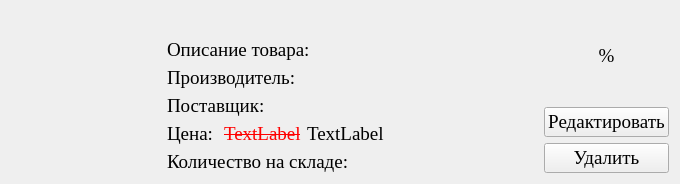
<?xml version="1.0" encoding="UTF-8"?>
<ui version="4.0">
 <class>Product</class>
 <widget class="QFrame" name="Product">
  <property name="geometry">
   <rect>
    <x>0</x>
    <y>0</y>
    <width>680</width>
    <height>179</height>
   </rect>
  </property>
  <property name="minimumSize">
   <size>
    <width>680</width>
    <height>0</height>
   </size>
  </property>
  <property name="maximumSize">
   <size>
    <width>680</width>
    <height>16777215</height>
   </size>
  </property>
  <property name="baseSize">
   <size>
    <width>680</width>
    <height>0</height>
   </size>
  </property>
  <property name="font">
   <font>
    <family>Times New Roman</family>
    <pointsize>14</pointsize>
   </font>
  </property>
  <property name="windowTitle">
   <string>Frame</string>
  </property>
  <layout class="QHBoxLayout" name="horizontalLayout" stretch="0,1,0">
   <item>
    <widget class="QLabel" name="image">
     <property name="minimumSize">
      <size>
       <width>150</width>
       <height>150</height>
      </size>
     </property>
     <property name="maximumSize">
      <size>
       <width>150</width>
       <height>150</height>
      </size>
     </property>
     <property name="baseSize">
      <size>
       <width>150</width>
       <height>150</height>
      </size>
     </property>
     <property name="lineWidth">
      <number>12</number>
     </property>
     <property name="text">
      <string/>
     </property>
     <property name="pixmap">
      <pixmap>../../../../../../../time/import/picture.png</pixmap>
     </property>
     <property name="scaledContents">
      <bool>true</bool>
     </property>
    </widget>
   </item>
   <item>
    <layout class="QVBoxLayout" name="verticalLayout">
     <item>
      <widget class="QLabel" name="Type">
       <property name="font">
        <font>
         <family>Times New Roman</family>
         <pointsize>14</pointsize>
         <weight>75</weight>
         <bold>true</bold>
        </font>
       </property>
       <property name="text">
        <string/>
       </property>
      </widget>
     </item>
     <item>
      <widget class="QLabel" name="Description">
       <property name="text">
        <string>Описание товара: </string>
       </property>
       <property name="wordWrap">
        <bool>true</bool>
       </property>
      </widget>
     </item>
     <item>
      <widget class="QLabel" name="Creator">
       <property name="text">
        <string>Производитель: </string>
       </property>
      </widget>
     </item>
     <item>
      <widget class="QLabel" name="Seller">
       <property name="text">
        <string>Поставщик: </string>
       </property>
      </widget>
     </item>
     <item>
      <layout class="QHBoxLayout" name="horizontalLayout_2" stretch="0,0,1">
       <item>
        <widget class="QLabel" name="label_6">
         <property name="text">
          <string>Цена: </string>
         </property>
        </widget>
       </item>
       <item>
        <widget class="QLabel" name="OldPrice">
         <property name="font">
          <font>
           <family>Times New Roman</family>
           <pointsize>14</pointsize>
           <strikeout>true</strikeout>
          </font>
         </property>
         <property name="styleSheet">
          <string notr="true">text-decoration:line-through;
color: red;</string>
         </property>
         <property name="text">
          <string>TextLabel</string>
         </property>
        </widget>
       </item>
       <item>
        <widget class="QLabel" name="NewPrice">
         <property name="text">
          <string>TextLabel</string>
         </property>
        </widget>
       </item>
      </layout>
     </item>
     <item>
      <widget class="QLabel" name="Count">
       <property name="text">
        <string>Количество на складе: </string>
       </property>
      </widget>
     </item>
    </layout>
   </item>
   <item>
    <layout class="QVBoxLayout" name="verticalLayout_2">
     <item>
      <widget class="QLabel" name="Discount">
       <property name="text">
        <string>%</string>
       </property>
       <property name="alignment">
        <set>Qt::AlignCenter</set>
       </property>
      </widget>
     </item>
     <item>
      <widget class="QPushButton" name="Update">
       <property name="text">
        <string>Редактировать</string>
       </property>
      </widget>
     </item>
     <item>
      <widget class="QPushButton" name="Delete">
       <property name="text">
        <string>Удалить</string>
       </property>
      </widget>
     </item>
    </layout>
   </item>
  </layout>
 </widget>
 <resources/>
 <connections/>
</ui>
